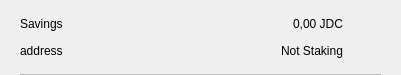
<?xml version="1.0" encoding="UTF-8"?>
<ui version="4.0">
 <class>CSRow</class>
 <widget class="QWidget" name="CSRow">
  <property name="geometry">
   <rect>
    <x>0</x>
    <y>0</y>
    <width>401</width>
    <height>75</height>
   </rect>
  </property>
  <property name="windowTitle">
   <string>Form</string>
  </property>
  <layout class="QVBoxLayout" name="verticalLayout">
   <property name="spacing">
    <number>0</number>
   </property>
   <property name="leftMargin">
    <number>20</number>
   </property>
   <property name="topMargin">
    <number>10</number>
   </property>
   <property name="rightMargin">
    <number>20</number>
   </property>
   <property name="bottomMargin">
    <number>0</number>
   </property>
   <item>
    <widget class="QWidget" name="info" native="true">
     <property name="minimumSize">
      <size>
       <width>0</width>
       <height>0</height>
      </size>
     </property>
     <layout class="QHBoxLayout" name="horizontalLayout_3">
      <property name="leftMargin">
       <number>0</number>
      </property>
      <property name="topMargin">
       <number>0</number>
      </property>
      <property name="rightMargin">
       <number>0</number>
      </property>
      <property name="bottomMargin">
       <number>10</number>
      </property>
      <item>
       <widget class="QWidget" name="container" native="true">
        <property name="minimumSize">
         <size>
          <width>0</width>
          <height>0</height>
         </size>
        </property>
        <layout class="QVBoxLayout" name="verticalLayout_2">
         <property name="spacing">
          <number>0</number>
         </property>
         <property name="leftMargin">
          <number>0</number>
         </property>
         <property name="topMargin">
          <number>0</number>
         </property>
         <property name="rightMargin">
          <number>0</number>
         </property>
         <property name="bottomMargin">
          <number>0</number>
         </property>
         <item>
          <layout class="QHBoxLayout" name="horizontalLayout">
           <item>
            <widget class="QLabel" name="labelName">
             <property name="toolTip">
              <string notr="true"/>
             </property>
             <property name="text">
              <string>Savings</string>
             </property>
            </widget>
           </item>
           <item>
            <spacer name="horizontalSpacer">
             <property name="orientation">
              <enum>Qt::Horizontal</enum>
             </property>
             <property name="sizeHint" stdset="0">
              <size>
               <width>40</width>
               <height>20</height>
              </size>
             </property>
            </spacer>
           </item>
           <item>
            <widget class="QLabel" name="labelAmount">
             <property name="text">
              <string>0,00 JDC</string>
             </property>
            </widget>
           </item>
          </layout>
         </item>
         <item>
          <layout class="QHBoxLayout" name="horizontalLayout_2">
           <item>
            <widget class="QLabel" name="labelAddress">
             <property name="toolTip">
              <string notr="true"/>
             </property>
             <property name="text">
              <string>address</string>
             </property>
            </widget>
           </item>
           <item>
            <spacer name="horizontalSpacer_2">
             <property name="orientation">
              <enum>Qt::Horizontal</enum>
             </property>
             <property name="sizeHint" stdset="0">
              <size>
               <width>40</width>
               <height>20</height>
              </size>
             </property>
            </spacer>
           </item>
           <item>
            <widget class="QLabel" name="labelStaking">
             <property name="text">
              <string>Not Staking</string>
             </property>
            </widget>
           </item>
          </layout>
         </item>
        </layout>
       </widget>
      </item>
      <item alignment="Qt::AlignHCenter|Qt::AlignVCenter">
       <widget class="QPushButton" name="pushButtonMenu">
        <property name="minimumSize">
         <size>
          <width>24</width>
          <height>24</height>
         </size>
        </property>
        <property name="maximumSize">
         <size>
          <width>32</width>
          <height>32</height>
         </size>
        </property>
        <property name="focusPolicy">
         <enum>Qt::NoFocus</enum>
        </property>
        <property name="styleSheet">
         <string notr="true">border:none; background-color:transparent;</string>
        </property>
        <property name="text">
         <string/>
        </property>
        <property name="icon">
         <iconset>
          <normaloff>://ic-menu-hover</normaloff>://ic-menu-hover</iconset>
        </property>
        <property name="iconSize">
         <size>
          <width>24</width>
          <height>24</height>
         </size>
        </property>
       </widget>
      </item>
     </layout>
    </widget>
   </item>
   <item>
    <widget class="QLabel" name="lblDivisory">
     <property name="minimumSize">
      <size>
       <width>0</width>
       <height>1</height>
      </size>
     </property>
     <property name="maximumSize">
      <size>
       <width>16777215</width>
       <height>1</height>
      </size>
     </property>
     <property name="styleSheet">
      <string notr="true">background-color:#bababa;</string>
     </property>
     <property name="text">
      <string/>
     </property>
     <property name="alignment">
      <set>Qt::AlignBottom|Qt::AlignLeading|Qt::AlignLeft</set>
     </property>
    </widget>
   </item>
  </layout>
 </widget>
 <resources/>
 <connections/>
</ui>
